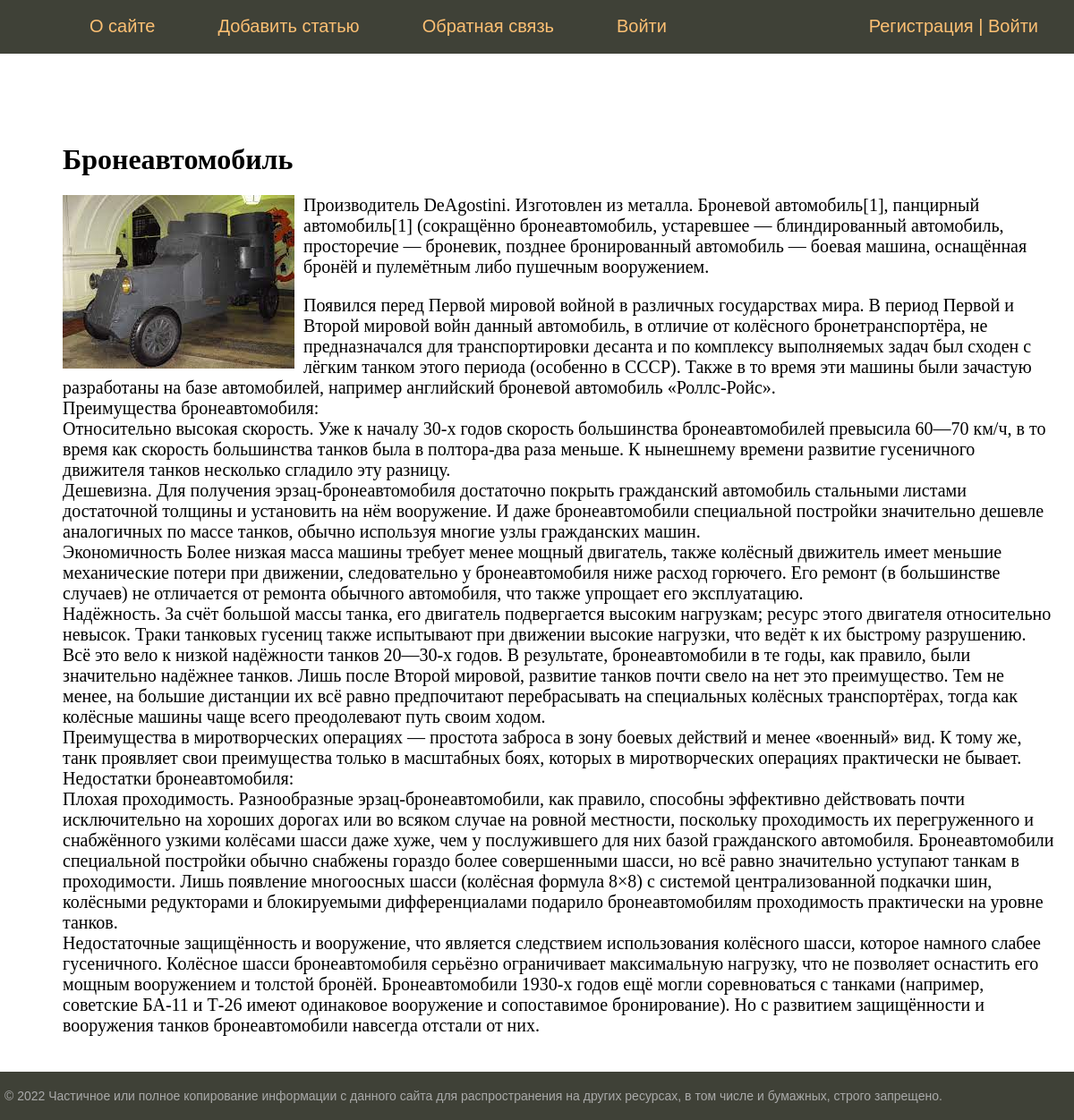
The app's page /post/1/ with its own data.
### car/models.py (models this page shows, shortened)
class Car(models.Model):
    title = models.CharField(max_length=255, verbose_name="Заголовок")
    content = models.TextField(blank=True, verbose_name="Характеристика")
    photo = models.ImageField(upload_to="photos/%Y/%m/%d/", verbose_name="Фотография")
    cena = models.TextField(blank=True, verbose_name="Цена")
    time_create = models.DateTimeField(auto_now_add=True, verbose_name="Дата создания")
    class Meta:
        verbose_name = 'Военная техника'
        verbose_name_plural = 'Военная техника'

### car/views.py (the view)
# urls.py: path('post/<int:post_id>/', show_post, name='post'),
def show_post(request, post_id):
    post = get_object_or_404(Car, pk=post_id)
    context = {
        'post': post,
        'menu': menu,
        'title': post.title,
        'cat_selected': post,
    }
    return render(request, 'car/post.html', context=context)

### car/templates/car/post.html
{% extends 'car/base.html' %}
{% block content %}
<h1>{{post.title}}</h1>
{% if post.photo %}
<p><img class="img-article-left" src="{{post.photo.url}}"></p>
{% endif %}
{{post.content|linebreaks}}
{% endblock %}

### car/static/car/css/style.css (style rules this page uses)
html, body { font-family: 'Arial'; margin: 0; padding: 0; height: 100%; width: 100%; color: #444; }
img { max-width: 600px; height: auto; }
img.img-article-left { max-width: 300px; height: auto; float: left; padding: 0 10px 10px 0; }
.content-text h1 { font-size: 32px; }

### records on screen
Car: title "Бронеавтомобиль", photo (picture), content "Производитель DeAgostini. Изготовлен из металла. Броневой автомобиль[1], панцирный автомобиль[1] (сокращённо бронеавтомобиль, устаревшее — блиндированный автомобиль, просторечие — броневик, позднее бронированный автомобиль — боевая машина, оснащённая бронёй и пулемётным либо пушечным вооружением. Появился перед Первой мировой войной в различных государствах мира. В период Первой и Второй мировой войн данный автомобиль, в отличие от колёсного бронетранспортёра, не предназначался для транспортировки десанта и по комплексу выполняемых задач был сходен с лёгким танком этого периода (особенно в СССР). Также в то время эти машины были зачастую разработаны на базе автомобилей, например английский…"

### other values on screen
{{ m.title }} "О сайте" "Добавить статью" "Обратная связь" "Войти"
